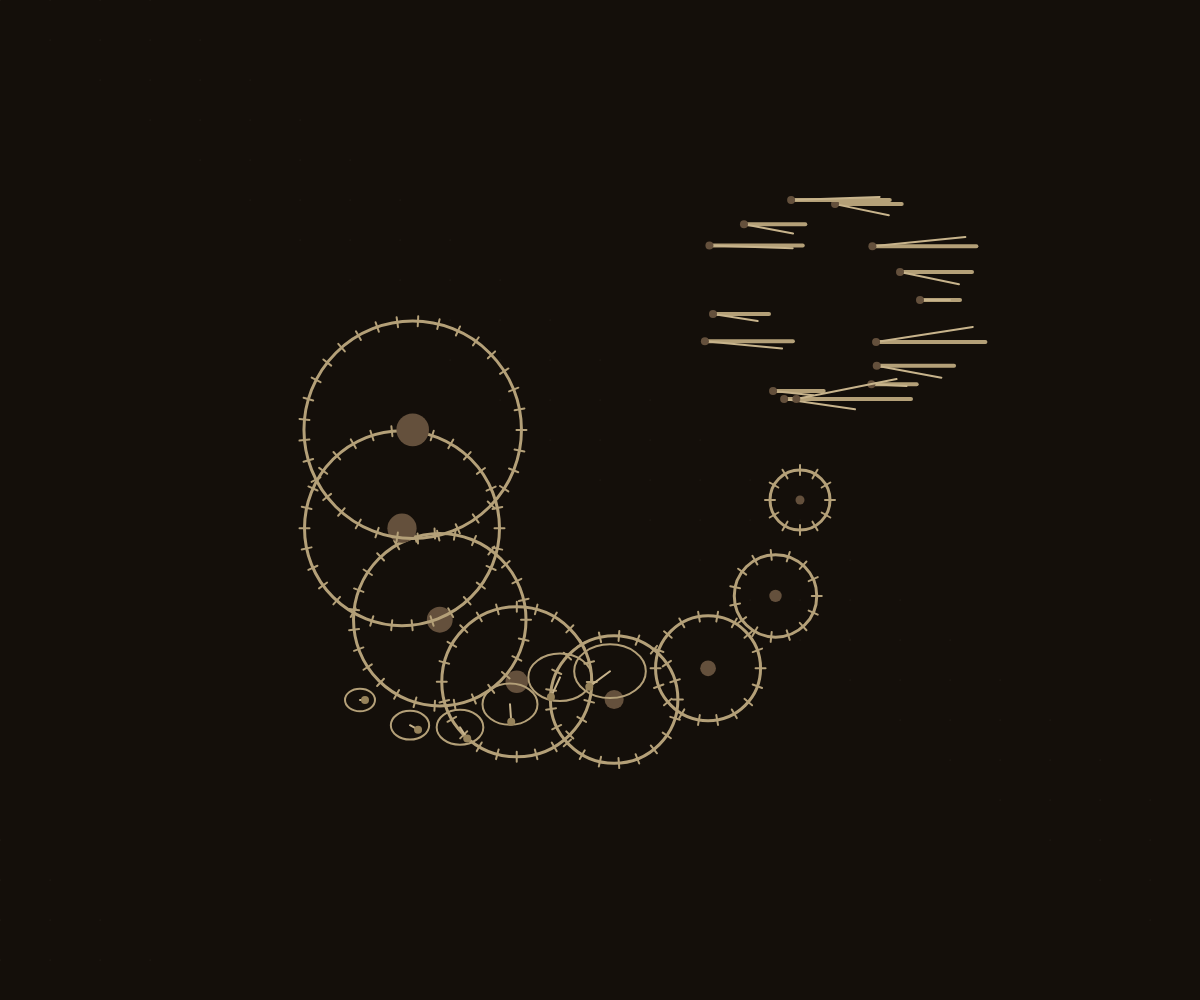
Frame 1 (no input)
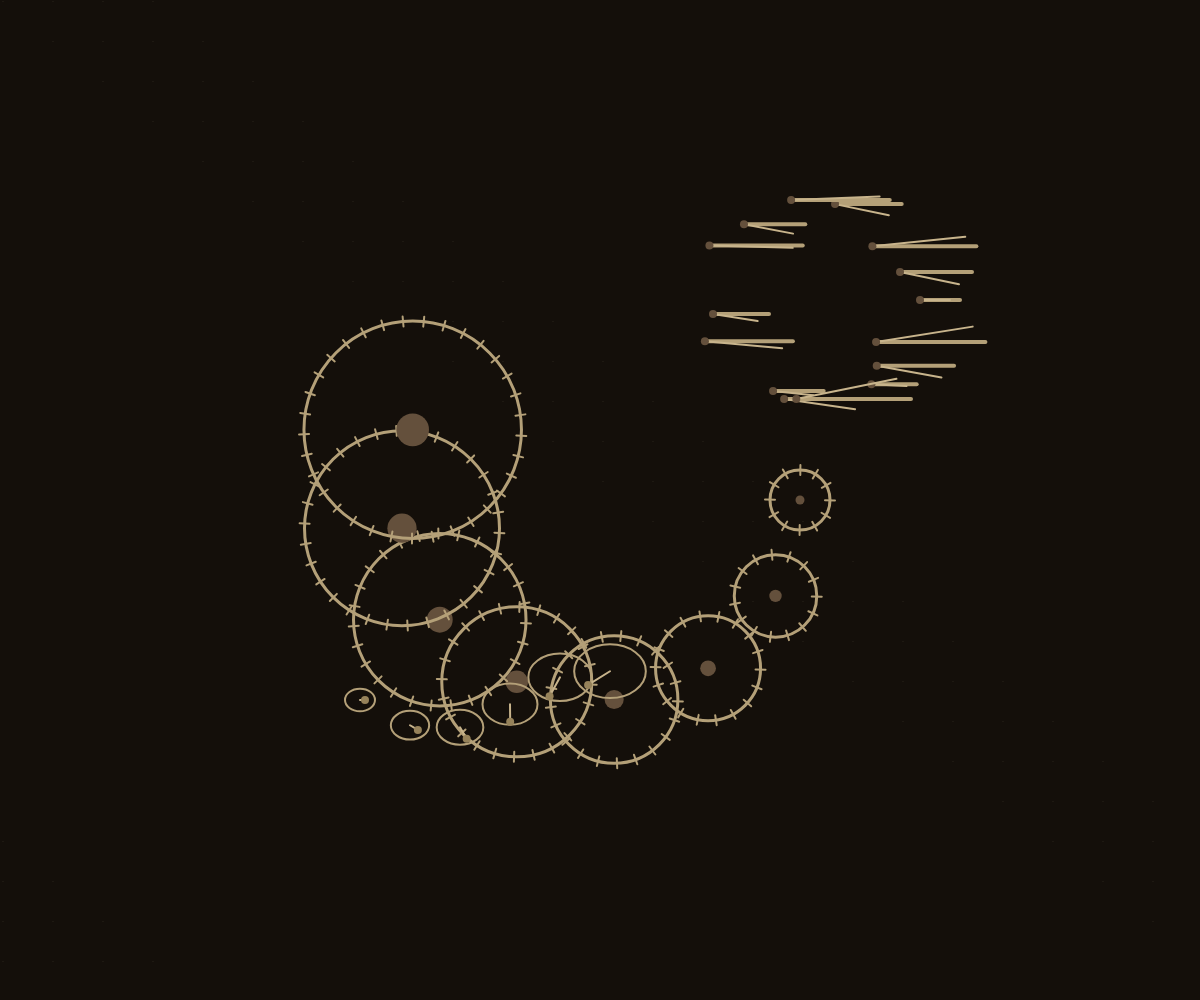
Frame 60 (no input)
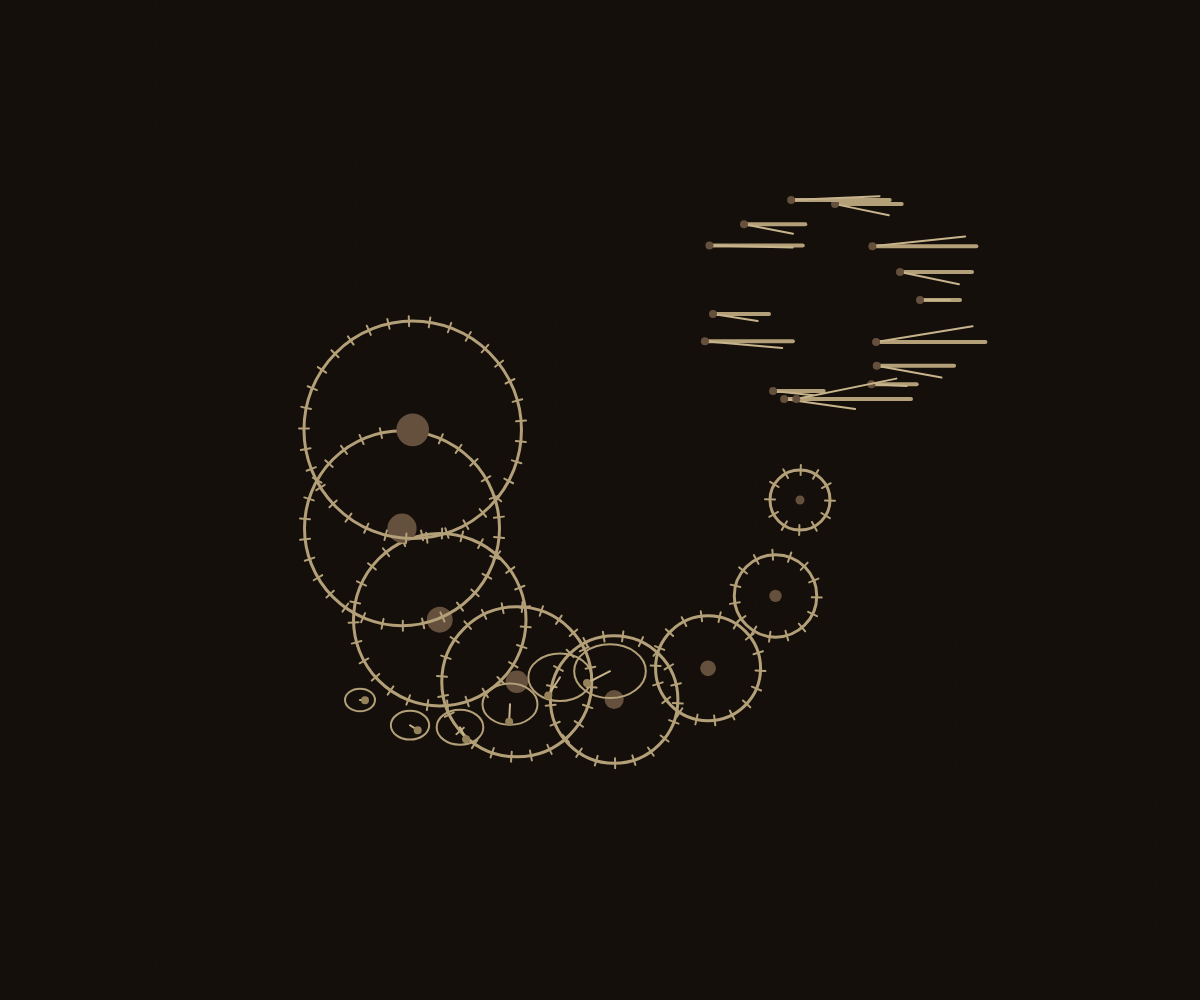
Frame 120 (the mouse pressed at the canvas centre since frame 60)

The p5.js sketch that drew these frames (run headless with seeded random() and noise() and a simulated clock; from frame 60 on, the mouse is pressed at the canvas centre):

// p5.js sketch
// ── sketch.js
let gears = [];
let cams = [];
let levers = [];
let time = 0;

function setup() {
  createCanvas(windowWidth, windowHeight);
  pixelDensity(1);
  
  // Create gears with varying sizes and positions
  for (let i = 0; i < 8; i++) {
    const radius = map(i, 0, 8, 30, 120);
    const x = width * 0.5 + cos(i * 0.5) * 200;
    const y = height * 0.5 + sin(i * 0.5) * 200;
    gears.push({
      x: x,
      y: y,
      radius: radius,
      speed: map(i, 0, 8, 0.01, 0.05),
      teeth: round(map(i, 0, 8, 12, 36))
    });
  }
  
  // Create cam systems
  for (let i = 0; i < 6; i++) {
    const x = width * 0.3 + i * 50;
    const y = height * 0.7 + sin(i) * 30;
    cams.push({
      x: x,
      y: y,
      radius: map(i, 0, 6, 15, 40),
      speed: map(i, 0, 6, 0.02, 0.08),
      phase: i * 0.5
    });
  }
  
  // Create levers
  for (let i = 0; i < 15; i++) {
    const x = width * 0.7 + cos(i) * 100;
    const y = height * 0.3 + sin(i) * 100;
    levers.push({
      x: x,
      y: y,
      length: map(i, 0, 15, 40, 120),
      speed: map(i, 0, 15, 0.005, 0.02),
      phase: i * 0.3
    });
  }
}

function draw() {
  background(20, 15, 10);
  
  time += 0.02;
  
  // Draw gears
  for (let i = 0; i < gears.length; i++) {
    const gear = gears[i];
    
    push();
    translate(gear.x, gear.y);
    
    // Draw gear outline
    stroke(180, 160, 120);
    strokeWeight(3);
    noFill();
    circle(0, 0, gear.radius * 2);
    
    // Draw teeth
    strokeWeight(2);
    for (let j = 0; j < gear.teeth; j++) {
      const angle = (TWO_PI / gear.teeth) * j + time * gear.speed;
      const x1 = cos(angle) * (gear.radius - 5);
      const y1 = sin(angle) * (gear.radius - 5);
      const x2 = cos(angle) * (gear.radius + 5);
      const y2 = sin(angle) * (gear.radius + 5);
      
      line(x1, y1, x2, y2);
    }
    
    // Draw center
    fill(100, 80, 60);
    noStroke();
    circle(0, 0, gear.radius * 0.3);
    
    pop();
  }
  
  // Draw cam systems
  for (let i = 0; i < cams.length; i++) {
    const cam = cams[i];
    
    push();
    translate(cam.x, cam.y);
    
    // Draw cam shape
    stroke(180, 160, 120);
    strokeWeight(2);
    noFill();
    ellipse(0, 0, cam.radius * 2, cam.radius * 1.5);
    
    // Draw follower
    const angle = time * cam.speed + cam.phase;
    const followerX = cos(angle) * (cam.radius - 10);
    const followerY = sin(angle) * (cam.radius - 10);
    
    stroke(200, 180, 140);
    line(0, 0, followerX, followerY);
    
    // Draw follower circle
    fill(150, 130, 90);
    noStroke();
    ellipse(followerX, followerY, 8, 8);
    
    pop();
  }
  
  // Draw levers
  for (let i = 0; i < levers.length; i++) {
    const lever = levers[i];
    
    push();
    translate(lever.x, lever.y);
    
    // Draw lever shaft
    stroke(180, 160, 120);
    strokeWeight(4);
    line(-lever.length/2, 0, lever.length/2, 0);
    
    // Draw lever arm
    const angle = sin(time * lever.speed + lever.phase) * 0.5;
    const endX = cos(angle) * (lever.length/2 - 10);
    const endY = sin(angle) * (lever.length/2 - 10);
    
    stroke(200, 180, 140);
    strokeWeight(2);
    line(-lever.length/2, 0, endX, endY);
    
    // Draw pivot point
    fill(100, 80, 60);
    noStroke();
    ellipse(-lever.length/2, 0, 8, 8);
    
    pop();
  }
  
  // Add some brass highlights
  stroke(255, 255, 220, 30);
  strokeWeight(1);
  for (let i = 0; i < 100; i++) {
    const x = (time * 0.05 + i) * 50 % width;
    const y = (time * 0.03 + i) * 40 % height;
    point(x, y);
  }
}

function windowResized() {
  resizeCanvas(windowWidth, windowHeight);
}
